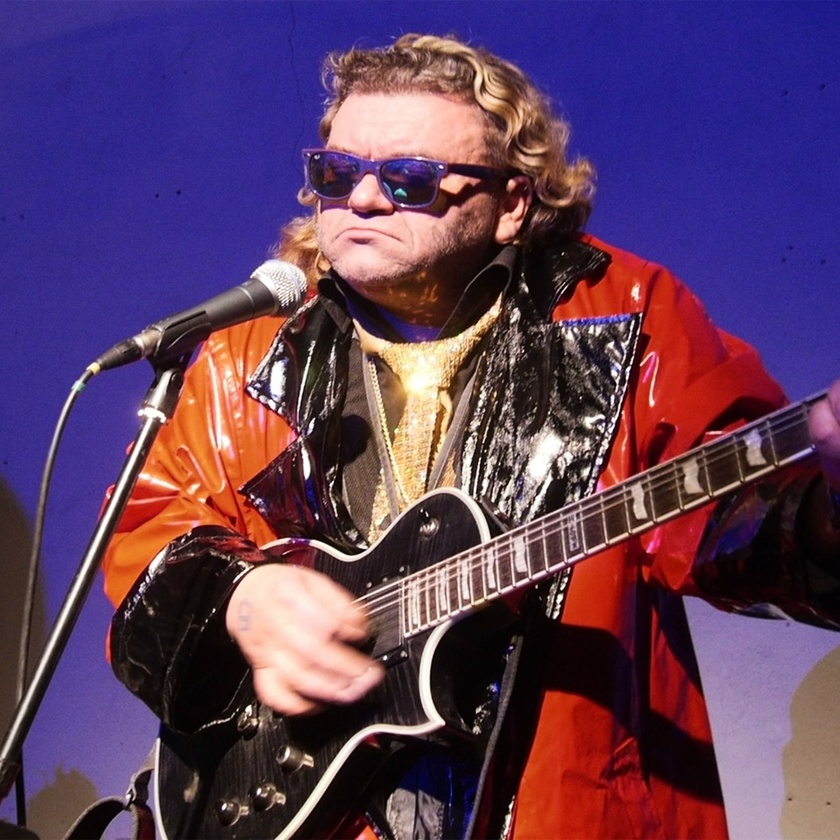
#> input picture images/Sunboy.jpg, 840 x 840 px, shrunk from 1900 x 1900 before the run, given in place of vidosek.MOV, which was not available
$ python video.py
#> lines starting #> are read from the running program, lines starting #| are printed output that depends on the picture; after the words box and inside, x2 and y2 are one past the last pixel; in counts of white or black regions, pixels touching at a corner belong together; pictures that were not available may be replaced by others from this repository, and a replacement may not be noted
import cv2
import numpy as np

cap = cv2.VideoCapture('images/vidosek.MOV')
while True:
    success, img = cap.read()
#> img is the input picture: shape (840, 840, 3); mean B, G, R 93.8, 61.8, 94.3

    img = cv2.GaussianBlur(img, (5,5), 0) #размытие
    img = cv2.cvtColor(img, cv2.COLOR_BGR2GRAY) # черно-белое изображение
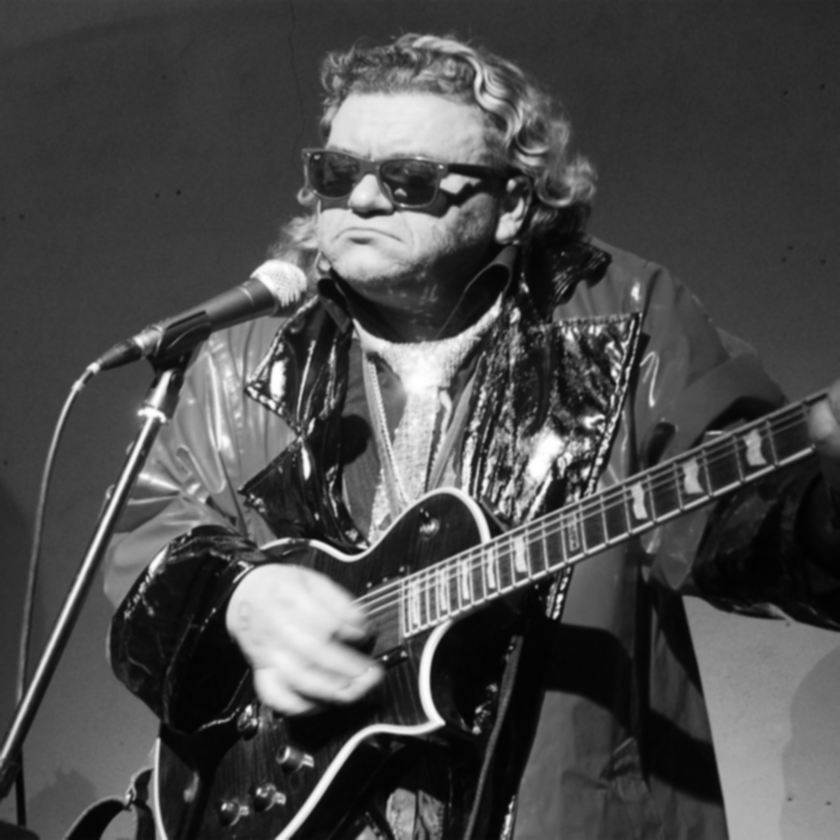
#> img: shape (840, 840); min 1, max 255, mean 75.2
    img = cv2.Canny(img, 30, 30) # границы
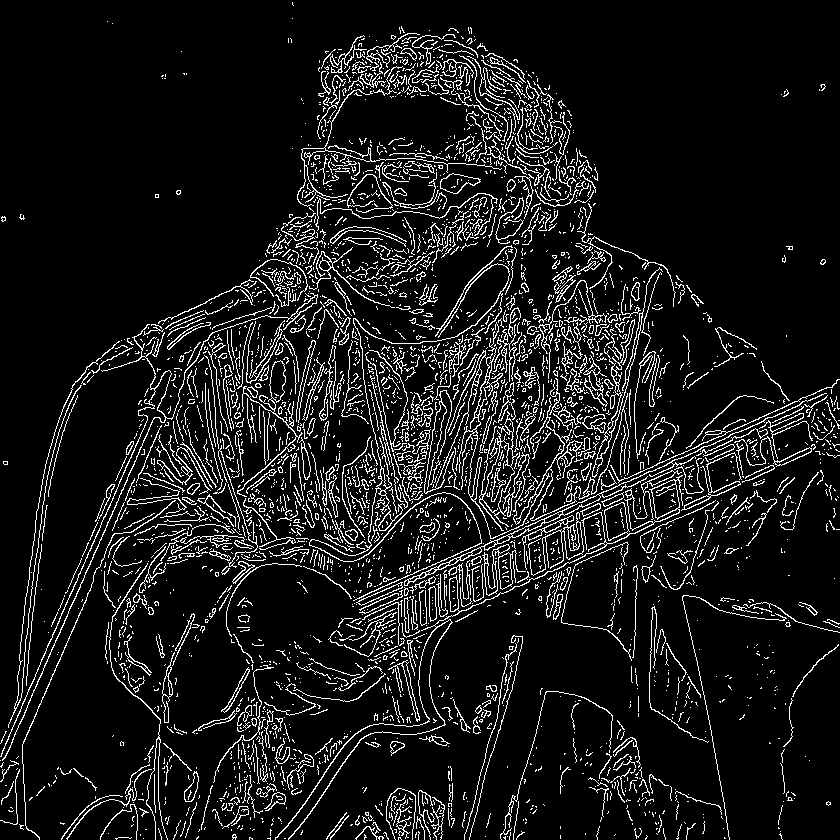
#> img: shape (840, 840); 9.6% white in thin lines or dots
    kernel = np.ones((5,5), np.uint8) # матрица 5х5 где все элементы 1
    img = cv2.dilate(img, kernel) # расширить границы
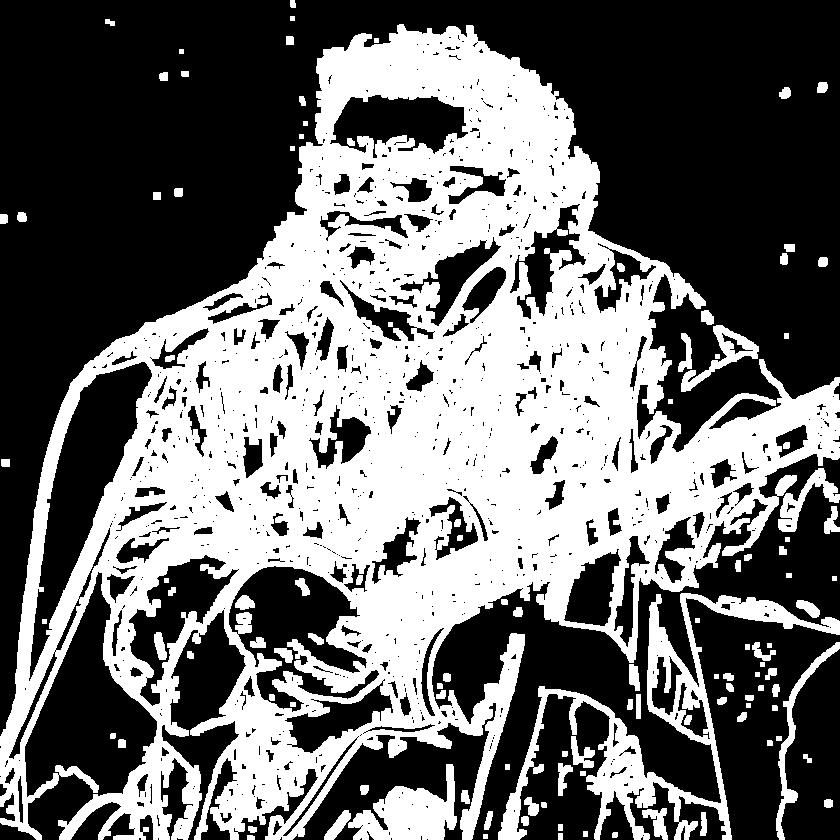
#> img: shape (840, 840); 42.5% white; 114 white regions, largest, box (x1, y1, x2, y2) and area: (0, 24, 840, 840) 268782, (498, 593, 840, 840) 13969, (348, 764, 457, 840) 4353
    img = cv2.erode(img, kernel) # сузить границы
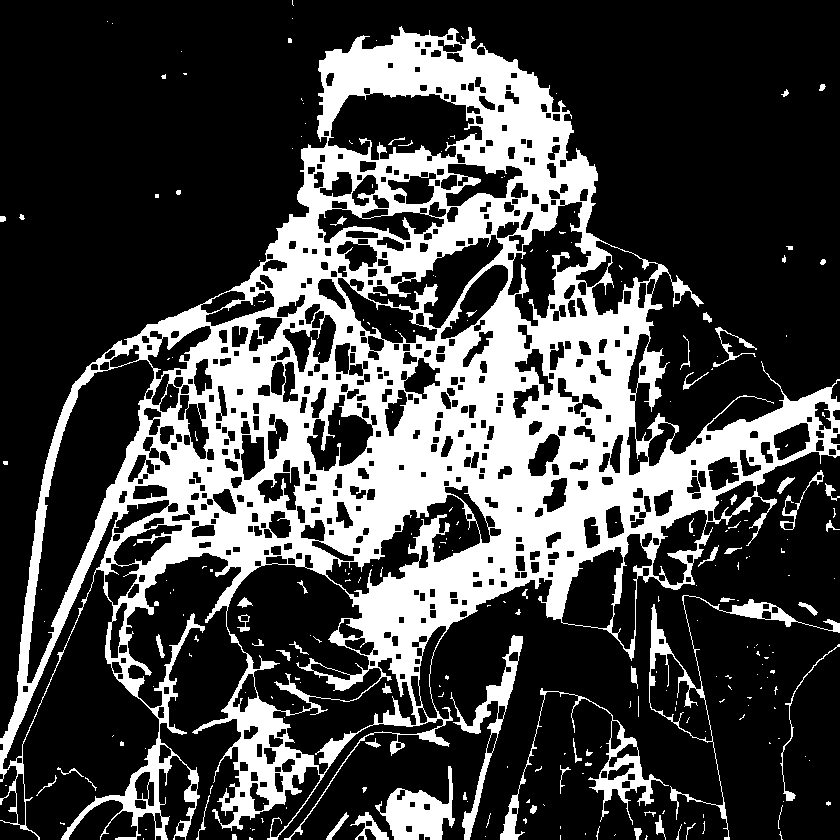
#> img: shape (840, 840); 27.3% white; 254 white regions (189 under 20 px), largest, box (x1, y1, x2, y2) and area: (0, 26, 840, 840) 177125, (375, 766, 455, 840) 2703, (500, 688, 669, 840) 2679

    cv2.imshow('video', img)

    if cv2.waitKey(1) & 0xFF == ord ('q'):
#> (key Esc is pressed here)
        break
    # для корректного отображения & отслеживать клавишу q и ее код для выхода


##cap = cv2.VideoCapture(0) # 0 - видео с камеры, 1 - видео с внешнего устройства, 'путь' - видео с файла
##cap.set(3, 640) # ширина видео
##cap.set(4, 480) # высота видео


#cap = cv2.VideoCapture('images/vidosek.MOV')
#while True:
#   success, img = cap.read()
#   cv2.imshow('video', img)
#
#    if cv2.waitKey(1) & 0xFF == ord ('q'):
#        break
#    # для корректного отображения & отслеживать клавишу q и ее код для выхода

$ run again, on images/international.jpg
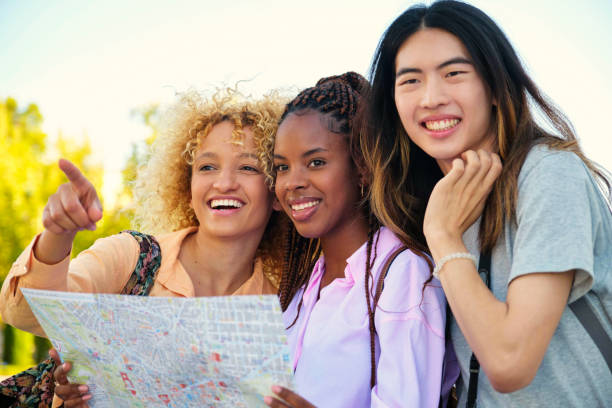
#> input picture images/international.jpg, 612 x 408 px, given in place of vidosek.MOV, which was not available
#> img is the input picture: shape (408, 612, 3); mean B, G, R 150.2, 165.1, 180
#> `img = cv2.Canny(img, 30, 30)`:
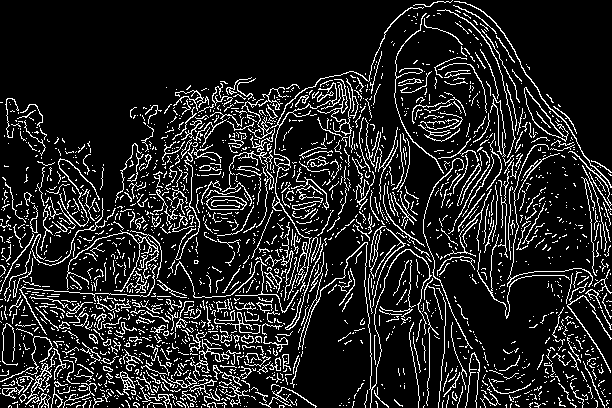
#> img: shape (408, 612); 13.6% white in thin lines or dots
#> `img = cv2.erode(img, kernel)`:
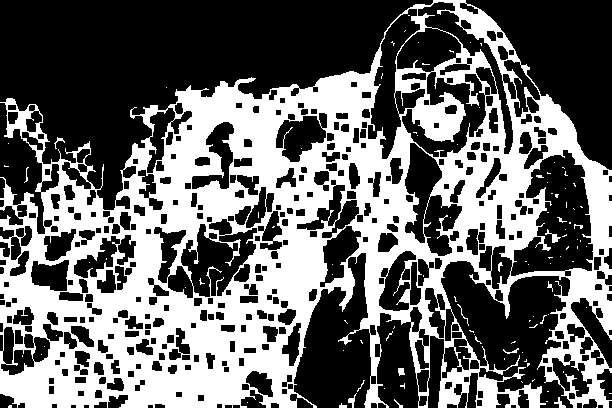
#> img: shape (408, 612); 40.6% white; 105 white regions (90 under 20 px), largest, box (x1, y1, x2, y2) and area: (0, 0, 612, 408) 100439, (545, 229, 561, 243) 69, (554, 397, 566, 408) 51

$ run again, on images/klown.jpg
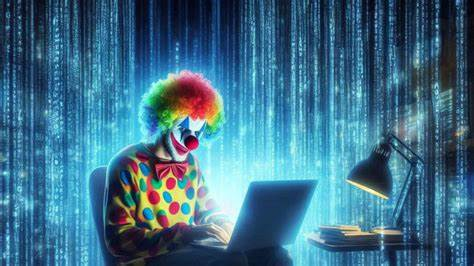
#> input picture images/klown.jpg, 474 x 266 px, given in place of vidosek.MOV, which was not available
#> img is the input picture: shape (266, 474, 3); mean B, G, R 136.8, 111.5, 62.5
#> `img = cv2.Canny(img, 30, 30)`:
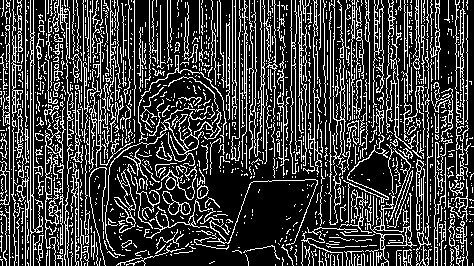
#> img: shape (266, 474); 24.6% white in thin lines or dots
#> `img = cv2.erode(img, kernel)`:
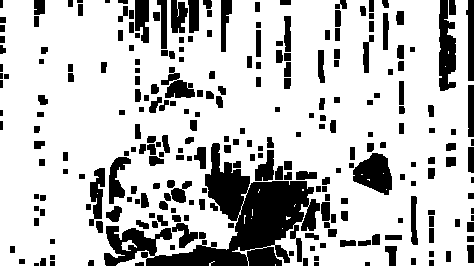
#> img: shape (266, 474); 76.3% white; 254 black regions (8 under 20 px), largest, box (x1, y1, x2, y2) and area: (104, 143, 320, 266) 9679, (439, 0, 456, 91) 1141, (353, 153, 392, 195) 1103
